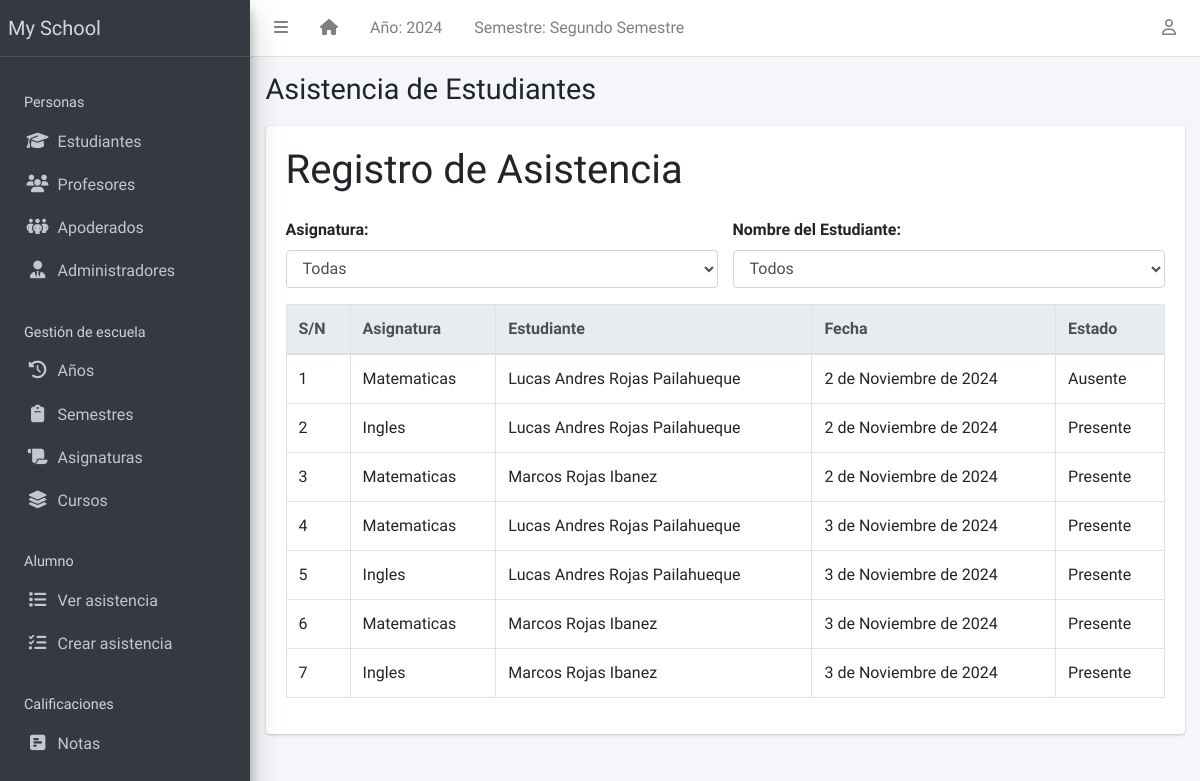
The app's page /student/attendance/, older data.
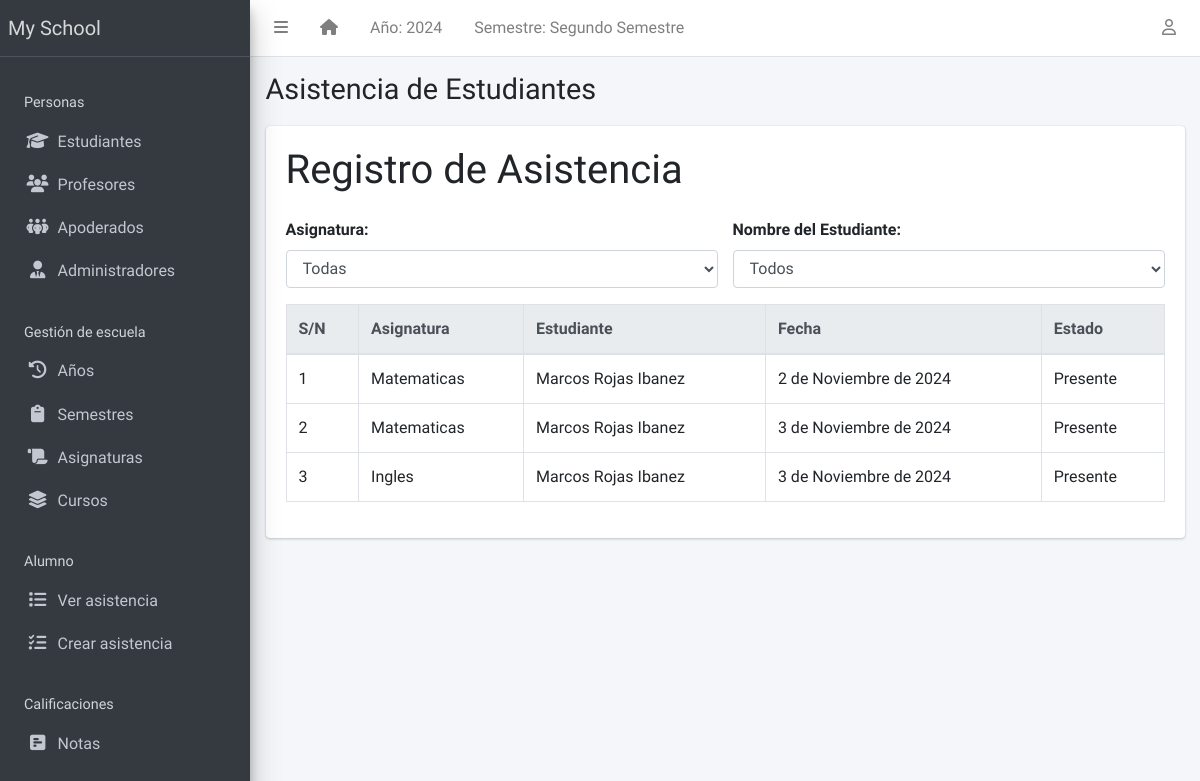
The same page, newer data.
### apps/corecode/models.py (models this page shows, shortened)
class AcademicSession(models.Model):
    name = models.CharField(max_length=200, unique=True)
    current = models.BooleanField(default=True)
    class Meta:
        ordering = ["-name"]

class AcademicTerm(models.Model):
    name = models.CharField(max_length=20, unique=True)
    current = models.BooleanField(default=True)
    class Meta:
        ordering = ["name"]

class SiteConfig(models.Model):
    key = models.SlugField()
    value = models.CharField(max_length=200)

class Attendance(models.Model):
    ATTENDANCE_CHOICES = [
        ('presente', 'Presente'),
        ('ausente', 'Ausente'),
        ('justificado', 'Justificado'),
    ]
    student = models.ForeignKey('students.Student', on_delete=models.CASCADE)
    subject = models.ForeignKey(Subject, on_delete=models.CASCADE)
    date = models.DateField(default=timezone.now)
    status = models.CharField(max_length=12, choices=ATTENDANCE_CHOICES, default='ausente')
    class Meta:
        unique_together = ('student', 'subject', 'date')
        ordering = ["date"]

class Subject(models.Model):
    name = models.CharField(max_length=200, unique=True, verbose_name="Nombre")
    class Meta:
        ordering = ["name"]

### apps/students/models.py (models this page shows, shortened)
class Student(models.Model):
    STATUS_CHOICES = [("activo", "Activo"), ("inactivo", "Inactivo")]
    GENDER_CHOICES = [("masculino", "Masculino"), ("femenino", "Femenino")]
    estado = models.CharField(max_length=10, choices=STATUS_CHOICES, default="activo")
    rut_regex = RegexValidator(
        regex=r"^\d{1,2}\d{3}\d{3}-[0-9kK]{1}$",
        message="El RUT debe estar en el formato 'XXXXXXXX-X'"
    )
    rut = models.CharField(max_length=12, unique=True, validators=[rut_regex], blank=True)
    apellido_paterno = models.CharField(max_length=200)
    apellido_materno = models.CharField(max_length=200)
    nombres = models.CharField(max_length=200, blank=True)
    sexo = models.CharField(max_length=10, choices=GENDER_CHOICES, default="masculino")
    fecha_nacimiento = models.DateField(default=timezone.now)
    curso_actual = models.ForeignKey(
        StudentClass, on_delete=models.SET_NULL, blank=True, null=True
    )
    fecha_admision = models.DateField(default=timezone.now)
    telefono_regex = RegexValidator(
        regex="^[0-9]{9,15}$", message="El número de teléfono no tiene el formato correcto."
    )
    telefono_apoderado = models.CharField(
        validators=[telefono_regex], max_length=15, blank=True
    )
    direccion = models.TextField(blank=True)
    observaciones = models.TextField(blank=True)
    email = models.EmailField(
        max_length=254, unique=True, validators=[EmailValidator()],
        blank=True, null=True
    )
    foto = models.ImageField(blank=True, upload_to="students/fotos/")
    representante = models.ForeignKey(
        "representatives.Representatives", on_delete=models.SET_NULL, null=True, blank=True, related_name="estudiantes"
    )
    subjects = models.ManyToManyField(Subject, related_name="students", blank=True)
    class Meta:
        ordering = ["apellido_paterno", "apellido_materno", "nombres"]

### apps/students/views.py (the view)
# urls.py: path('attendance/', AttendanceListView.as_view(), name='attendance-list'),
class AttendanceListView(ListView):
    model = Attendance
    template_name = "students/student_attendance_list.html"
    context_object_name = "attendances"
    def get_queryset(self):
        return Attendance.objects.select_related('student', 'subject').order_by('date')

### apps/corecode/context_processors.py (called while the page is built)
def site_defaults(request):
    current_session = AcademicSession.objects.get(current=True)
    current_term = AcademicTerm.objects.get(current=True)
    vals = SiteConfig.objects.all()
    contexts = {
        "current_session": current_session.name,
        "current_term": current_term.name,
    }
    for val in vals:
        contexts[val.key] = val.value
    return contexts

### apps/templatetags/student_extras.py (called while the page is built)
@register.filter
def unique_subjects(attendances):
    seen_subjects = set()
    unique_list = []
    for attendance in attendances:
        subject_name = attendance.subject.name
        if subject_name not in seen_subjects:
            unique_list.append(subject_name)
            seen_subjects.add(subject_name)
    return unique_list

@register.filter
def unique_students(attendances):
    seen_students = set()
    unique_list = []
    for attendance in attendances:
        full_name = f"{attendance.student.nombres} {attendance.student.apellido_paterno} {attendance.student.apellido_materno}"
        if full_name not in seen_students:
            unique_list.append(full_name)
            seen_students.add(full_name)
    return unique_list

### apps/templatetags/user_groups.py (called while the page is built)
@register.filter
def in_group(user, group_id):
    return user.groups.filter(id=group_id).exists()

### apps/students/templates/students/student_attendance_list.html (shortened to what this page needs)
{% extends 'base.html' %}
{% load student_extras %}
{% block title %}Asistencia de Estudiantes{% endblock title %}
{% block content %}
  <h1 class="mb-4">Registro de Asistencia</h1>
  <div class="row mb-3">
    <div class="col-md-6">
      <label for="filter-course" class="form-label" style="font-weight: bold;">Asignatura:</label>
      <select id="filter-course" class="form-control">
        <option value="">Todas</option>
      </select>
    </div>
    <div class="col-md-6">
      <label for="filter-student" class="form-label" style="font-weight: bold;">Nombre del Estudiante:</label>
      <select id="filter-student" class="form-control">
        <option value="">Todos</option>
      </select>
    </div>
  </div>
  <div class="table-responsive">
    <table id="studenttable" class="table table-bordered table-hover">
      <thead class="thead-light">
        <tr>
          <th>S/N</th>
          <th>Asignatura</th>
          <th>Estudiante</th>
          <th>Fecha</th>
          <th>Estado</th>
        </tr>
      </thead>
      <tbody>
        {% for attendance in attendances %}
          <tr>
            <td>{{ forloop.counter }}</td>
            <td>{{ attendance.subject.name }}</td>
            <td>{{ attendance.student.nombres }} {{ attendance.student.apellido_paterno }} {{ attendance.student.apellido_materno }}</td>
            <td>{{ attendance.date }}</td>
            <td>{{ attendance.get_status_display }}</td>
          </tr>
        {% endfor %}
      </tbody>
    </table>
  </div>
{% endblock content %}

### templates/base.html (shortened to what this page needs)
{% load static %}
{% load custom_templatetag %}
<!DOCTYPE html>
<html lang="en">
<head>
  <link rel="stylesheet" href="https://cdnjs.cloudflare.com/ajax/libs/dropzone/5.9.3/dropzone.min.css">
  <link rel="stylesheet" href="https://cdnjs.cloudflare.com/ajax/libs/font-awesome/6.6.0/css/all.min.css" />
  <link rel="stylesheet"
    href="{% static 'plugins/overlayScrollbars/css/OverlayScrollbars.min.css' %}">
  <link rel="stylesheet" href="{% static 'plugins/Datatables/datatables.min.css' %}" />
  <link rel="stylesheet" href="{% static 'dist/css/adminlte.min.css' %}">
</head>
<body
  class="hold-transition sidebar-mini layout-fixed layout-navbar-fixed layout-footer-fixed">
  <div class="wrapper">
    <nav class="main-header navbar navbar-expand navbar-white navbar-light">
      <ul class="navbar-nav">
        <li class="nav-item">
          <a class="nav-link" data-widget="pushmenu" href="#" role="button"><i
              class="fas fa-bars"></i></a>
        </li>
        <li class="nav-item d-none d-sm-inline-block">
          <a href="{% url 'home' %} " class="nav-link"><i class="fa fa-home"></i></a>
        </li>
        <li class="nav-item d-none d-sm-inline-block">
          <a href="{% url 'current-session' %}" class="nav-link">Año: {{ current_session }}</a>
        </li>
        <li class="nav-item d-none d-sm-inline-block">
          <a href="{% url 'current-session' %}" class="nav-link">Semestre: {{ current_term }}</a>
        </li>
      </ul>
      <ul class="navbar-nav ml-auto">
        <li class="nav-item dropdown">
          <a class="nav-link" data-toggle="dropdown" href="#">
            <i class="far fa-user"></i>
          </a>
        </li>
      </ul>
    </nav>
    <aside class="main-sidebar sidebar-dark-primary elevation-4">
      <a href="{% url 'home' %}" class="brand-link">{{ school_name | default:"MySchool" }}</a>
      <div class="sidebar">
        <nav class="mt-2">
          <ul class="nav nav-pills nav-sidebar flex-column" data-widget="treeview" role="menu" data-accordion="false">
            <li class="nav-header" style="padding: 1.7rem 1rem .5rem;">Personas</li>
            <li class="nav-item">
              <a href="{% url 'student-list' %}" class="nav-link">
                <i class="nav-icon fas fa-graduation-cap"></i>
                <p>
                  Estudiantes
                </p>
              </a>
            </li>
            <li class="nav-item">
              <a href="{% url 'teacher-list' %}" class="nav-link">
                <i class="nav-icon fas fa-users"></i>
                <p>
                  Profesores
                </p>
              </a>
            </li>
            <li class="nav-item">
              <a href="{% url 'representatives-list' %}" class="nav-link">
                <i class="nav-icon fas fa-people-group"></i>
                <p>
                  Apoderados
                </p>
              </a>
            </li>
            <li class="nav-item">
              <a href="{% url 'staff-list' %}" class="nav-link">
                <i class="nav-icon fas fa-user-tie"></i>
                <p>
                  Administradores
                </p>
              </a>
            </li>
            <li class="nav-header">Gestión de escuela</li>
            <li class="nav-item">
              <a href="{% url 'sessions' %}" class="nav-link">
                <i class="nav-icon fas fa-clock-rotate-left"></i>
                <p>
                  Años
                </p>
              </a>
            </li>
            <li class="nav-item">
              <a href="{% url 'terms' %}" class="nav-link">
                <i class="nav-icon fas fa-clipboard"></i>
                <p>
                  Semestres
                </p>
              </a>
            </li>
            <li class="nav-item">
              <a href="{% url 'subjects' %}" class="nav-link">
                <i class="nav-icon fas fa-scroll"></i>
                <p>
                  Asignaturas
                </p>
              </a>
            </li>
            <li class="nav-item">
              <a href="{% url 'classes' %}" class="nav-link">
                <i class="nav-icon fas fa-layer-group"></i>
                <p>
                  Cursos
                </p>
              </a>
            </li>
            <li class="nav-header" style="padding: 1.7rem 1rem .5rem;">Alumno</li>
            <li class="nav-item">
              <a href="{% url 'attendance-list' %}" class="nav-link">
                <i class="nav-icon fas fa-list"></i>
                <p>
                  Ver asistencia
                </p>
              </a>
            </li>
            <li class="nav-item">
              <a href="{% url 'attendance-list' %}" class="nav-link">
                <i class="nav-icon fas fa-list-check"></i>
                <p>
                  Crear asistencia
                </p>
              </a>
            </li>
            <li class="nav-header">Calificaciones</li>
            <li class="nav-item">
              <a href="{% url 'subject_list' %}" class="nav-link">
                <i class="nav-icon fas fa-square-poll-horizontal"></i>
                <p>
                  Notas
                </p>
              </a>
            </li>
            <li class="nav-header">Anuncios</li>
          </ul>
        </nav>
      </div>
    </aside>
    <div class="content-wrapper">
      <section class="content-header">
        <div class="container-fluid">
          <div class="row mb-1">
            <div class="col-sm-8">
              <h1>{% block title %}{% endblock title %}</h1>
            </div>
            <div class="col-sm-4">
            </div>
          </div>
        </div>
      </section>
      <section class="content">
        <div class="container-fluid">
          <div class="row">
            <div class="col-md-12">
              {% block fullcard %}
              <div class="card">
                <div class="card-body">
                  <div class="row">
                    <div class="col">
                      {% block content %}
                      {% endblock content %}
                    </div>
                  </div>
                </div>
              </div>
              {% endblock fullcard %}
            </div>
          </div>
        </div>
      </section>
    </div>
  </div>
</body>
</html>

Row changes from the older to the newer data that the page shows:
removed Attendance: subject.name "Matematicas", student.nombres "Lucas Andres", student.apellido_paterno "Rojas", student.apellido_materno "Pailahueque", date "2 de Noviembre de 2024", status "Ausente"
removed Attendance: subject.name "Ingles", student.nombres "Lucas Andres", student.apellido_paterno "Rojas", student.apellido_materno "Pailahueque", date "2 de Noviembre de 2024", status "Presente"
removed Attendance: subject.name "Matematicas", student.nombres "Lucas Andres", student.apellido_paterno "Rojas", student.apellido_materno "Pailahueque", date "3 de Noviembre de 2024", status "Presente"
removed Attendance: subject.name "Ingles", student.nombres "Lucas Andres", student.apellido_paterno "Rojas", student.apellido_materno "Pailahueque", date "3 de Noviembre de 2024", status "Presente"
